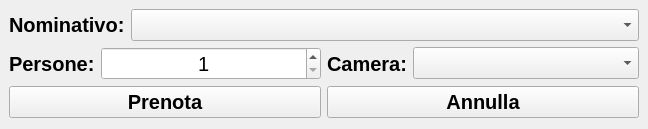
<?xml version="1.0" encoding="UTF-8"?>
<ui version="4.0">
 <class>MainWindow</class>
 <widget class="QMainWindow" name="MainWindow">
  <property name="geometry">
   <rect>
    <x>0</x>
    <y>0</y>
    <width>648</width>
    <height>129</height>
   </rect>
  </property>
  <property name="minimumSize">
   <size>
    <width>648</width>
    <height>129</height>
   </size>
  </property>
  <property name="maximumSize">
   <size>
    <width>648</width>
    <height>129</height>
   </size>
  </property>
  <property name="windowTitle">
   <string>Prenota tavolo</string>
  </property>
  <property name="windowIcon">
   <iconset>
    <normaloff>resources/logo/logo_small_icon_only_inverted.png</normaloff>resources/logo/logo_small_icon_only_inverted.png</iconset>
  </property>
  <widget class="QWidget" name="centralwidget">
   <layout class="QGridLayout" name="gridLayout">
    <item row="0" column="0" colspan="2">
     <layout class="QHBoxLayout" name="horizontalLayout_4">
      <item>
       <widget class="QLabel" name="label_3">
        <property name="sizePolicy">
         <sizepolicy hsizetype="Fixed" vsizetype="Preferred">
          <horstretch>0</horstretch>
          <verstretch>0</verstretch>
         </sizepolicy>
        </property>
        <property name="font">
         <font>
          <pointsize>15</pointsize>
          <weight>75</weight>
          <bold>true</bold>
         </font>
        </property>
        <property name="text">
         <string>Nominativo:</string>
        </property>
       </widget>
      </item>
      <item>
       <widget class="QComboBox" name="cB_nominativo">
        <property name="font">
         <font>
          <pointsize>15</pointsize>
         </font>
        </property>
        <property name="cursor">
         <cursorShape>PointingHandCursor</cursorShape>
        </property>
       </widget>
      </item>
     </layout>
    </item>
    <item row="1" column="0">
     <layout class="QHBoxLayout" name="horizontalLayout_2">
      <item>
       <widget class="QLabel" name="label_2">
        <property name="sizePolicy">
         <sizepolicy hsizetype="Fixed" vsizetype="Preferred">
          <horstretch>0</horstretch>
          <verstretch>0</verstretch>
         </sizepolicy>
        </property>
        <property name="font">
         <font>
          <pointsize>15</pointsize>
          <weight>75</weight>
          <bold>true</bold>
         </font>
        </property>
        <property name="text">
         <string>Persone:</string>
        </property>
       </widget>
      </item>
      <item>
       <widget class="QSpinBox" name="sb_persone">
        <property name="font">
         <font>
          <pointsize>15</pointsize>
         </font>
        </property>
        <property name="cursor">
         <cursorShape>PointingHandCursor</cursorShape>
        </property>
        <property name="alignment">
         <set>Qt::AlignCenter</set>
        </property>
        <property name="minimum">
         <number>1</number>
        </property>
        <property name="maximum">
         <number>15</number>
        </property>
       </widget>
      </item>
     </layout>
    </item>
    <item row="1" column="1">
     <layout class="QHBoxLayout" name="horizontalLayout_3">
      <item>
       <widget class="QLabel" name="label">
        <property name="sizePolicy">
         <sizepolicy hsizetype="Fixed" vsizetype="Preferred">
          <horstretch>0</horstretch>
          <verstretch>0</verstretch>
         </sizepolicy>
        </property>
        <property name="font">
         <font>
          <pointsize>15</pointsize>
          <weight>75</weight>
          <bold>true</bold>
         </font>
        </property>
        <property name="text">
         <string>Camera:</string>
        </property>
       </widget>
      </item>
      <item>
       <widget class="QComboBox" name="cB_camera">
        <property name="font">
         <font>
          <pointsize>15</pointsize>
         </font>
        </property>
        <property name="cursor">
         <cursorShape>PointingHandCursor</cursorShape>
        </property>
       </widget>
      </item>
     </layout>
    </item>
    <item row="2" column="0" colspan="2">
     <layout class="QHBoxLayout" name="horizontalLayout">
      <item>
       <widget class="QPushButton" name="pB_prenota">
        <property name="font">
         <font>
          <pointsize>15</pointsize>
          <weight>75</weight>
          <bold>true</bold>
         </font>
        </property>
        <property name="cursor">
         <cursorShape>PointingHandCursor</cursorShape>
        </property>
        <property name="text">
         <string>Prenota</string>
        </property>
       </widget>
      </item>
      <item>
       <widget class="QPushButton" name="pB_annulla">
        <property name="font">
         <font>
          <pointsize>15</pointsize>
          <weight>75</weight>
          <bold>true</bold>
         </font>
        </property>
        <property name="cursor">
         <cursorShape>PointingHandCursor</cursorShape>
        </property>
        <property name="text">
         <string>Annulla</string>
        </property>
       </widget>
      </item>
     </layout>
    </item>
   </layout>
  </widget>
 </widget>
 <resources/>
 <connections/>
</ui>
